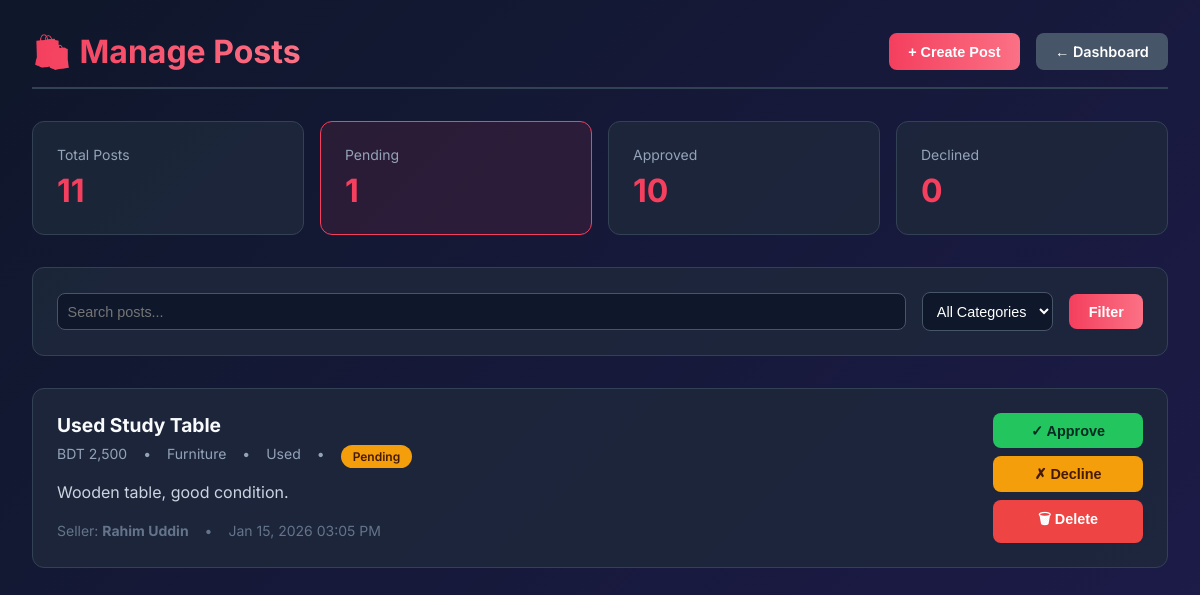
The app's page /admin_manage_posts.php?status=Pending (signed in), older data.
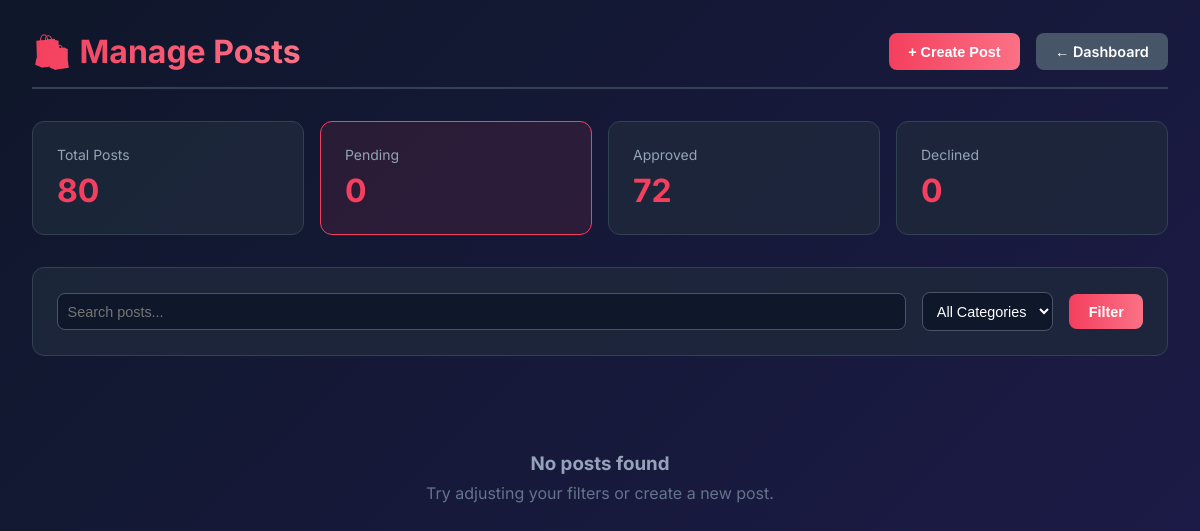
The same page, newer data.
### tables this page shows
CREATE TABLE `marketitem` (
  `ItemID` int(11) NOT NULL AUTO_INCREMENT,
  `SellerID` int(11) NOT NULL,
  `Title` varchar(150) NOT NULL,
  `Description` text NOT NULL,
  `Category` enum('Electronics','Furniture','Books','Clothing','Sports','Others') NOT NULL,
  `Price` decimal(10,2) NOT NULL,
  `Condition` enum('New','LikeNew','Used','VeryUsed') NOT NULL,
  `Status` enum('Available','Reserved','Sold','Inactive') NOT NULL DEFAULT 'Available',
  `CreatedAt` datetime NOT NULL DEFAULT current_timestamp(),
  PRIMARY KEY (`ItemID`),
  KEY `idx_market_seller` (`SellerID`),
  KEY `idx_market_cat_status` (`Category`,`Status`),
  CONSTRAINT `fk_market_seller` FOREIGN KEY (`SellerID`) REFERENCES `user` (`UserID`) ON DELETE CASCADE ON UPDATE CASCADE
);

CREATE TABLE `user` (
  `UserID` int(11) NOT NULL AUTO_INCREMENT,
  `FullName` varchar(100) NOT NULL,
  `Email` varchar(100) NOT NULL,
  `Phone` varchar(20) NOT NULL,
  `PasswordHash` varchar(255) NOT NULL,
  `Role` enum('Student','Owner','ServiceProvider','Admin') NOT NULL DEFAULT 'Student',
  `AgeGroup` enum('18-21','22-25','26-30','Over30') NOT NULL,
  `LivingStatus` enum('Alone','Roommates','Family','Hostel') NOT NULL,
  `CreatedAt` datetime NOT NULL DEFAULT current_timestamp(),
  `Status` enum('Active','Blocked','Suspended') NOT NULL DEFAULT 'Active',
  `Bio` text DEFAULT NULL,
  `Country` varchar(100) DEFAULT NULL,
  PRIMARY KEY (`UserID`),
  UNIQUE KEY `Email` (`Email`)
);

### admin_manage_posts.php (the view, shortened to what the changed rows need)
<?php
include 'config.php';
$statusFilter = isset($_GET['status']) ? $_GET['status'] : 'all';
$where = "WHERE 1=1";
$params = [];
$types = "";
if ($statusFilter !== 'all') {
    $where .= " AND m.Status = ?";
    $types .= "s";
    $params[] = $statusFilter;
}
$sql = "SELECT m.*, u.FullName, u.Email
        FROM MARKETITEM m
        JOIN USER u ON m.SellerID = u.UserID
        $where
        ORDER BY m.CreatedAt DESC";
$stmt = $conn->prepare($sql);
if ($types) {
    $stmt->bind_param($types, ...$params);
}
$stmt->execute();
$result = $stmt->get_result();
$posts = $result->fetch_all(MYSQLI_ASSOC);
$counts = [
    'all' => 0,
    'Pending' => 0,
    'Available' => 0,
    'Declined' => 0
];
$countResult = $conn->query("SELECT Status, COUNT(*) as count FROM MARKETITEM GROUP BY Status");
while ($row = $countResult->fetch_assoc()) {
    $counts[$row['Status']] = $row['count'];
    $counts['all'] += $row['count'];
}
?>
<!DOCTYPE html>
<html lang="en">
<head>
</head>
<body>
    <div class="container">
        <div class="header">
            <h1>🛍️ Manage Posts</h1>
        </div>
        <div class="stats">
            <a href="?status=all" class="stat-card <?php echo $statusFilter === 'all' ? 'active' : ''; ?>"
                style="text-decoration: none;">
                <div class="stat-label">Total Posts</div>
                <div class="stat-value">
                    <?php echo $counts['all']; ?>
                </div>
            </a>
            <a href="?status=Pending" class="stat-card <?php echo $statusFilter === 'Pending' ? 'active' : ''; ?>"
                style="text-decoration: none;">
                <div class="stat-label">Pending</div>
                <div class="stat-value">
                    <?php echo $counts['Pending']; ?>
                </div>
            </a>
            <a href="?status=Available" class="stat-card <?php echo $statusFilter === 'Available' ? 'active' : ''; ?>"
                style="text-decoration: none;">
                <div class="stat-label">Approved</div>
                <div class="stat-value">
                    <?php echo $counts['Available']; ?>
                </div>
            </a>
        </div>
        <div class="posts-grid">
            <?php if (empty($posts)): ?>
                <div class="empty-state">
                    <h3>No posts found</h3>
                    <p>Try adjusting your filters or create a new post.</p>
                </div>
            <?php else: ?>
                <?php foreach ($posts as $post): ?>
                    <div class="post-card">
                        <div class="post-info">
                            <h3>
                                <?php echo htmlspecialchars($post['Title']); ?>
                            </h3>
                            <div class="post-meta">
                                <span>BDT
                                    <?php echo number_format($post['Price']); ?>
                                </span>
                                <span>•</span>
                                <span>
                                    <?php echo $post['Category']; ?>
                                </span>
                                <span>•</span>
                                <span>
                                    <?php echo $post['Condition']; ?>
                                </span>
                                <span>•</span>
                                <span class="badge badge-<?php echo strtolower($post['Status']); ?>">
                                    <?php echo $post['Status']; ?>
                                </span>
                            </div>
                            <div class="post-desc">
                                <?php echo nl2br(htmlspecialchars($post['Description'])); ?>
                            </div>
                            <div class="post-footer">
                                <span>Seller: <strong>
                                        <?php echo htmlspecialchars($post['FullName']); ?>
                                    </strong></span>
                                <span>•</span>
                                <span>
                                    <?php echo date('M d, Y h:i A', strtotime($post['CreatedAt'])); ?>
                                </span>
                            </div>
                        </div>
                        <div class="post-actions">
                            <?php if ($post['Status'] === 'Pending'): ?>
                                <form method="POST" style="margin: 0;">
                                    <button type="submit" name="approve_post" class="btn btn-success" style="width: 100%;">✓
                                        Approve</button>
                                </form>
                                <form method="POST" style="margin: 0;">
                                    <button type="submit" name="decline_post" class="btn btn-warning" style="width: 100%;">✗
                                        Decline</button>
                                </form>
                            <?php endif; ?>
                            <form method="POST" style="margin: 0;" onsubmit="return confirm('Delete this post?');">
                                <button type="submit" name="delete_post" class="btn btn-danger" style="width: 100%;">🗑
                                    Delete</button>
                            </form>
                        </div>
                    </div>
                <?php endforeach; ?>
            <?php endif; ?>
        </div>
    </div>
</body>
</html>

Row changes from the older to the newer data that the page shows:
no longer on this page (row edited): marketitem: Title "Used Study Table", Price "2,500", Category "Furniture", Condition "Used", Status "Pending", Description "Wooden table, good condition.", SellerID.FullName "Rahim Uddin", CreatedAt "Jan 15, 2026 03:05 PM"
Text that changed along with them:
$counts['all']: "11" → "80"
$counts['Pending']: "1" → "0"
$counts['Available']: "10" → "72"
text now shown: "No posts found Try adjusting your filters or create a new post."
